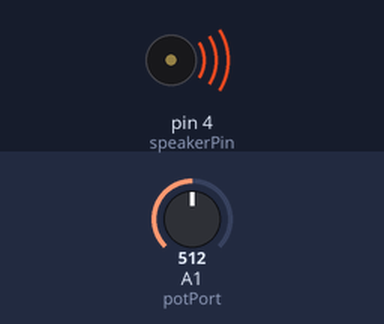
A sketch run on a simulated Arduino Uno, built with avr-gcc and run on an emulated ATmega328P. On the bench: buzzer (waves = sounding, pin HIGH). The inputs (shaded band) are chosen by the test bench; at power-on: A1 (potPort) = 512.

Above: at 1.2 s.
1.3 s: A1 (potPort) set to 494
At 2.2 s:
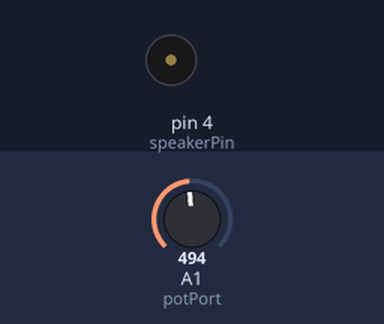
2.8 s: A1 (potPort) set to 716
At 3.3 s:
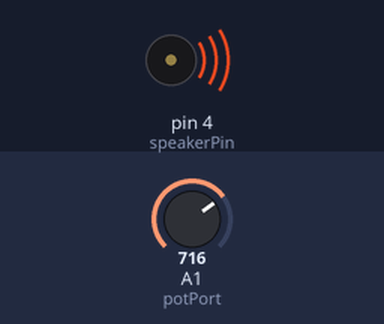
4.3 s: A1 (potPort) set to 511
At 5.6 s:
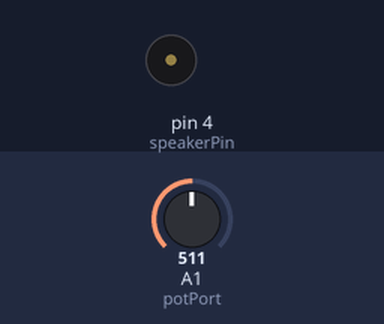
Timing chart, 0 to 7.3 s (numbered marks = the images above; inputs shaded):
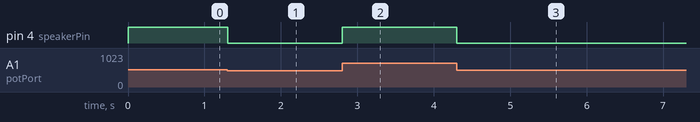

Measured:
- the behaviour switches between 512 and 511 on A1 (potPort) (found by bisection; images 0 and 1)
- after the input at 1.3 s, pin 4 (speakerPin): HIGH → LOW at once
- after the input at 2.8 s, pin 4 (speakerPin): LOW → HIGH at once
- after the input at 4.3 s, pin 4 (speakerPin): HIGH → LOW at once

The sketch:

sketch_speaker.ino
```cpp
int speakerPin = 4;
int potPort = 1;    // select the analog input port for the
                    // potentiometer.
                    // Note: not the same as pin number
int refreshRate = 10;
int val = 0;

void setup() {
  // put your setup code here, to run once:
  pinMode(speakerPin, OUTPUT);
}

void loop() {
  val = analogRead(potPort);    // read the value from the sensor

  analogWrite(speakerPin, val / 4);

  delay(refreshRate);
}
```
